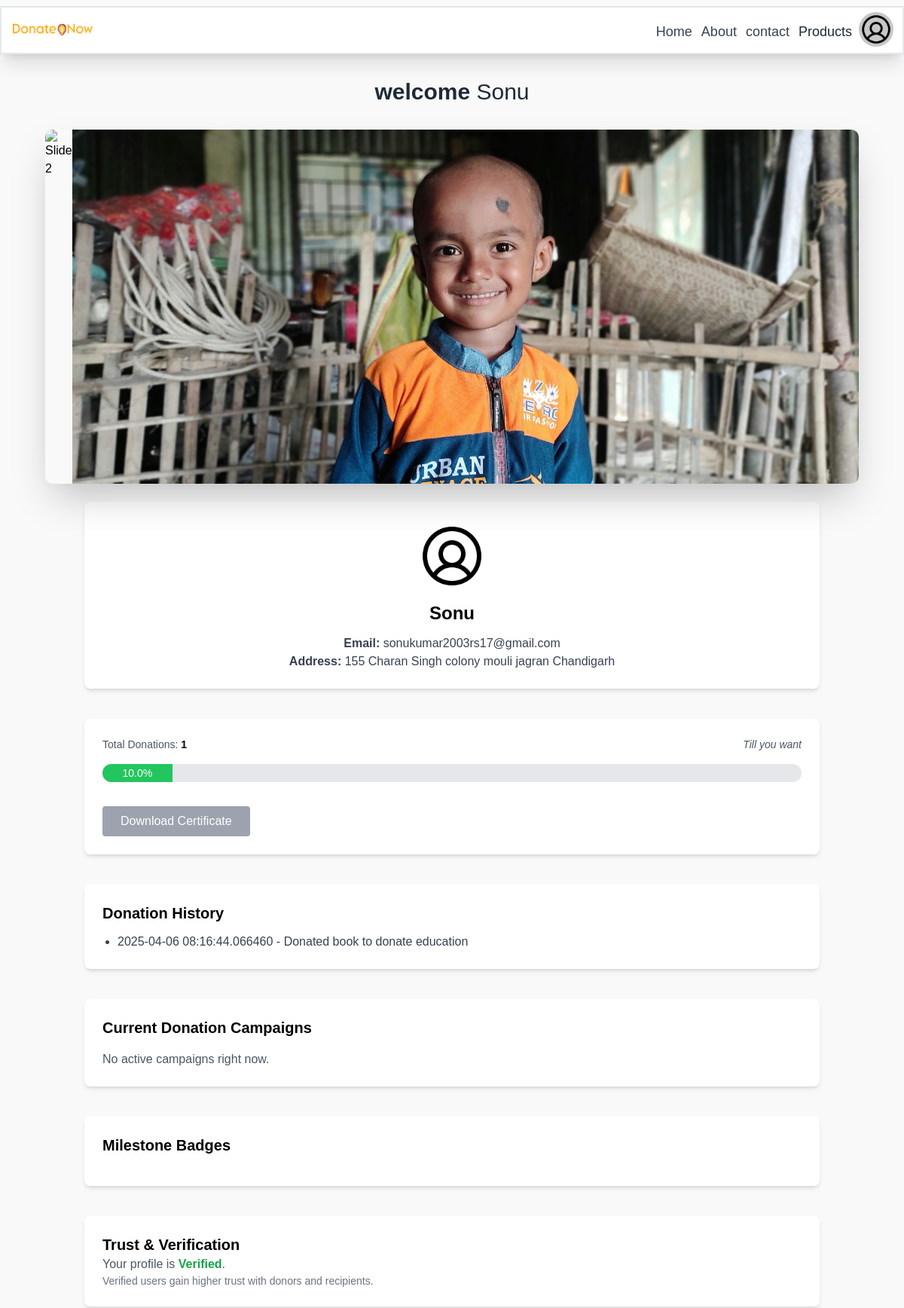
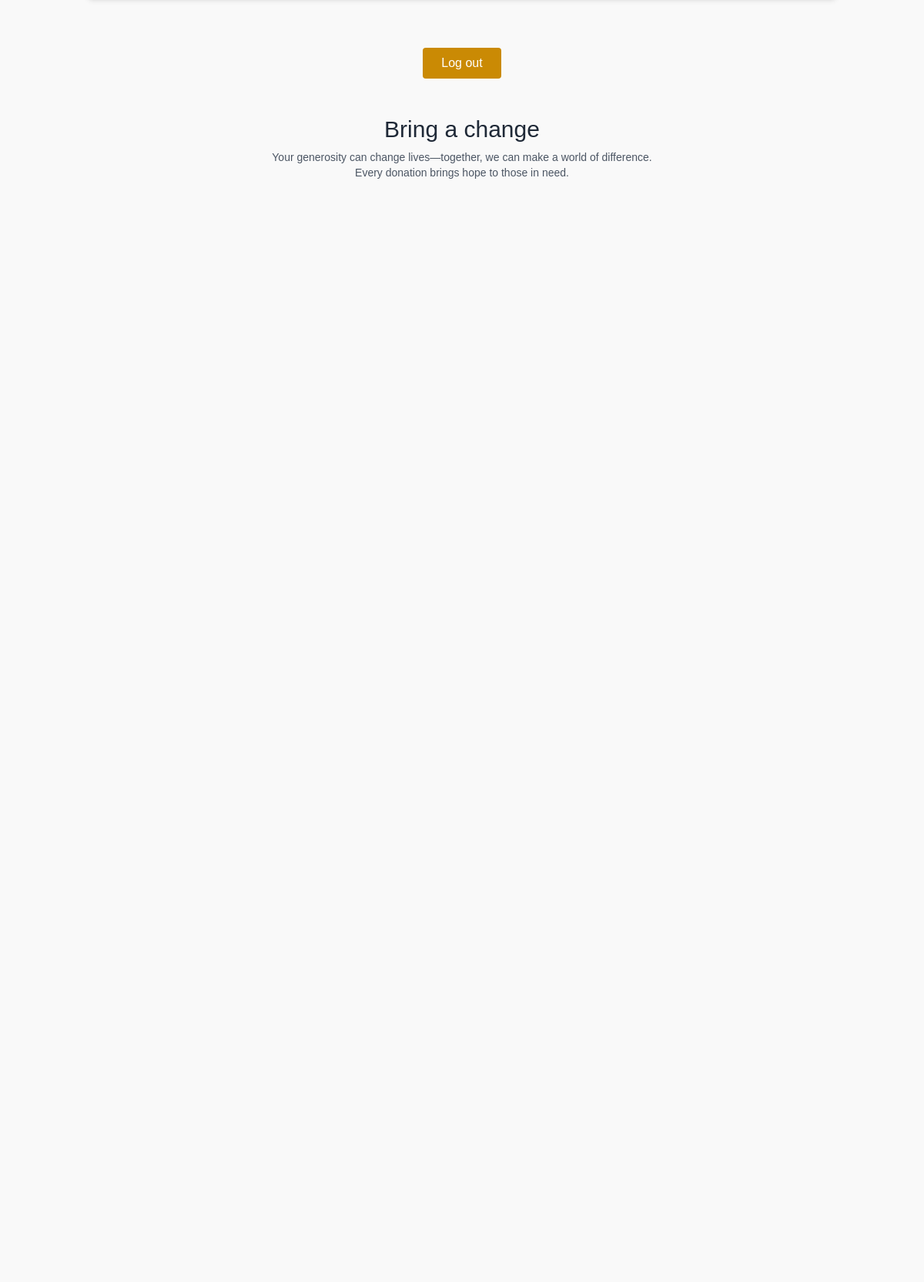
The page /dashboard (signed in, upper part) on the database its author committed (2 pictures, top to bottom).
### App.py (models this page shows)
class Signup(db.Model,UserMixin):
    id = db.Column(db.Integer, primary_key=True)
    name = db.Column(db.String(100), nullable=False)
    email = db.Column(db.String(50), unique=True, nullable=False)
    password = db.Column(db.String(255), nullable=False)  # Store hashed passwords
    addr = db.Column(db.String(50), nullable=False)
    date = db.Column(db.TIMESTAMP, default=datetime.utcnow)
    phonenum = db.Column(db.String(50), nullable=False)
    donation_count = db.Column(db.Integer, default=0)
    lat = db.Column(db.Float)
    long = db.Column(db.Float)

class Donation(db.Model):
    id = db.Column(db.Integer, primary_key=True)
    user_id = db.Column(db.Integer, db.ForeignKey('signup.id'))
    item = db.Column(db.String(50))  # e.g., 'books', 'clothes', 'medicines'
    campaign = db.Column(db.String(100))
    date = db.Column(db.DateTime, default=datetime.utcnow)

### App.py (the view)
@app.route('/dashboard')
def dashboard():
    if 'user_id' not in session:
        flash("Please log in first.", "danger")
        return redirect(url_for('login'))
    else:
        id = session["user_id"]
        user = Signup.query.filter_by(id=id).first()
        donations = Donation.query.filter_by(user_id=current_user.id).all()
        total_donations = len(donations)
        campaigns = Campaign.query.all()  # assuming campaigns exist
        return render_template('dashboard.html', donation=donations,user=user,campaigns=campaigns,donation_count=total_donations)

### App.py (called while the page is built)
@login_manager.user_loader
def load_user(user_id):
    return Signup.query.get(int(user_id))

### templates/dashboard.html (shortened to what this page needs)
{% extends "layout.html" %}
{% block body %}
<div class="flex flex-col items-center justify-center mb-8 pt-6">
    <div class="flex justify-center">
        <p class="text-3xl text-gray-800">Bring a change</p>
    </div>
    <div class="pt-2 text-[0.7rem] sm:text-sm text-gray-600 text-center">
        <p>Your generosity can change lives—together, we can make a world of difference.</p>
        <p>Every donation brings hope to those in need.</p>
    </div>
</div>
</div>
<div class="flexer2 h-[70vh]">
</div>
{% endblock %}

### templates/layout.html (shortened to what this page needs)
<!DOCTYPE html>
<html lang="en">
<head>
    <link rel="stylesheet" href="{{ url_for('static', filename='app.css')}}">
    <script src="https://cdn.tailwindcss.com"></script>
</head>
<body>
    <div>
        <div class="parent w-full shadow-xl border-2 bg-white text-gray-800 h-16 p-3 my-2 text-lg">
            <div class="flex items-center justify-between">
                <img src="{{ url_for('static', filename='logo2.png')}}" class="w-28" alt="logo" class="h-8 mt-1">
                <div class="flex gap-5">
                    <ul class="margin flex  mt-1.5 gap-3">
                        <li class="text-gray-700 hovereffect">
                            <a href="/dashboard">Home</a>
                        </li>
                        <li class="text-gray-700 hovereffect">
                            <a href="/about">About</a>
                        </li>
                        <li class="text-gray-700 hovereffect">
                            <a href="/contact">contact</a>
                        </li>
                        <li class="hovereffect"><a href="/productlisting">Products</a></li>
                    </ul>
                        <div onclick="toggle()" class="logodiv">
                           <img class="loginlogo" src="{{ url_for('static', filename='image.png')}}" alt="login">
                        </div>
                </div></div>
            </div>
        <div class="flex flex-col items-center justify-center pt-6">
            <div class="flex justify-center text-center">
                <p class="text-3xl text-gray-800 font-size"> <b>welcome </b>{{user.name}}</p>
            </div>
          </div>
        <div class="slider-container3 shadow-2xl  mt-8">
            <div class="slider2">
                <img class="img" class="img" src="{{ url_for('static', filename='img2.jpg')}}" alt="Slide 2">
                <img class="img" src="{{ url_for('static', filename='img3.jpg')}}" alt="Slide 3">
            </div>
        </div>
<div class="p-6 max-w-5xl mx-auto space-y-10">
    <div class="flex flex-col items-center bg-white p-6 rounded-lg shadow-md space-y-3">
        <img class="w-24 h-24 rounded-full object-cover" src="{{ url_for('static', filename='image.png') }}" alt="User">
        <h1 class="text-2xl font-bold">{{ user.name }}</h1>
        <div class="text-center text-gray-700">
            <p><b>Email:</b> {{ user.email }}</p>
            <p><b>Address:</b> {{ user.addr }}</p>
        </div>
    </div>
    <div class="bg-white p-6 rounded-lg shadow-md space-y-4">
        <div class="flex justify-between text-sm text-gray-600">
            <span>Total Donations: <span id="donation-count" class="font-bold text-black">{{ user.donation_count }}</span></span>
            <span class="italic">Till you want</span>
        </div>
        <div class="w-full h-6 bg-gray-200 rounded-full overflow-hidden">
            {% set progress = (user.donation_count / 10 * 100) if user.donation_count < 10 else 100 %}
            <div id="progress-fill" class="h-full bg-green-500 text-white text-center text-sm leading-6" style="width: {{ progress }}%;">
                {{ progress|round(0, 'floor') }}%
            </div>
        </div>
        <form action="/generate_certificate" method="POST" class="pt-4">
            {% if user.donation_count >= 10 %}
            <button type="submit" class="bg-green-600 hover:bg-green-700 text-white px-6 py-2 rounded">
                Download Certificate
            </button>
            {% else %}
            <button type="button" onclick="alert('You have donated only {{ user.donation_count }} item(s). You need at least 10 to unlock the certificate.')" class="bg-gray-400 text-white px-6 py-2 rounded cursor-not-allowed">
                Download Certificate
            </button>
            {% endif %}
        </form>
    </div>
    <div class="bg-white p-6 rounded-lg shadow-md space-y-3">
        <h2 class="text-xl font-semibold">Donation History</h2>
        <ul class="list-disc ml-5 text-gray-700">
            {% for donations in donation %}
            <li>{{ donations.date }} - Donated {{ donations.item }} to {{ donations.campaign }}</li>
            {% else %}
            <li>No donations yet.</li>
            {% endfor %}
        </ul>
    </div>
    <div class="bg-white p-6 rounded-lg shadow-md space-y-4">
        <h2 class="text-xl font-semibold">Current Donation Campaigns</h2>
        {% for campaign in campaigns %}
        <div class="border-l-4 border-blue-500 pl-4">
            <h3 class="text-lg font-medium">{{ campaign.title }}</h3>
            <p class="text-sm text-gray-600">{{ campaign.description }}</p>
            <a href="/campaign/{{ campaign.id }}" class="text-blue-600 hover:underline text-sm">View Details</a>
        </div>
        {% else %}
        <p class="text-gray-600">No active campaigns right now.</p>
        {% endfor %}
    </div>
    <div class="bg-white p-6 rounded-lg shadow-md">
        <h2 class="text-xl font-semibold mb-4">Milestone Badges</h2>
    </div>
    <div class="bg-white p-6 rounded-lg shadow-md">
        <h2 class="text-xl font-semibold">Trust & Verification</h2>
        <p class="text-gray-600">Your profile is <span class="font-bold text-green-600">Verified</span>.</p>
        <p class="text-sm text-gray-500">Verified users gain higher trust with donors and recipients.</p>
    </div>
    <div class="text-center pt-6">
        <a href="/logout">
            <button class="bg-yellow-600 hover:bg-yellow-700 text-white px-6 py-2 rounded">
                Log out
            </button>
        </a>
    </div>
</div>
    {% block body %}{% endblock %}
</body>
</html>

### static/app.css (style rules this page uses)
body { font-family: Arial, sans-serif; margin: 0; padding: 0; background-color: #f9f9f9; }
.slider-container3 { width: 90vw; max-height: 470px; margin: auto; overflow: hidden; position: relative; border-radius: 10px; }
.slider2 { display: flex; transition: transform 0.5s ease-in-out; }
.loginlogo { width: 62px; }
.logodiv { position: absolute; display: flex ; top: 6px; right: 12px; align-items: center; justify-content: center; width: 46px; height: 46px; background-color: rgb(199 199 199); border-radius: 100%; }
.margin { margin-right: 55px; }
.parent { position: relative; }
.flexer2 { display: flex; align-items: center; justify-content: space-between; padding: 10px; gap: 10px; }

### rows shown on the page
Signup: name "Sonu", email "sonukumar2003rs17@gmail.com", addr "155 Charan Singh colony mouli jagran Chandigarh", donation_count "1"
Donation: date "2025-04-06 08:16:44.066460", item "book", campaign "donate education"

### other values the page prints
{{ progress|round(0, 'floor') }} "10.0"
